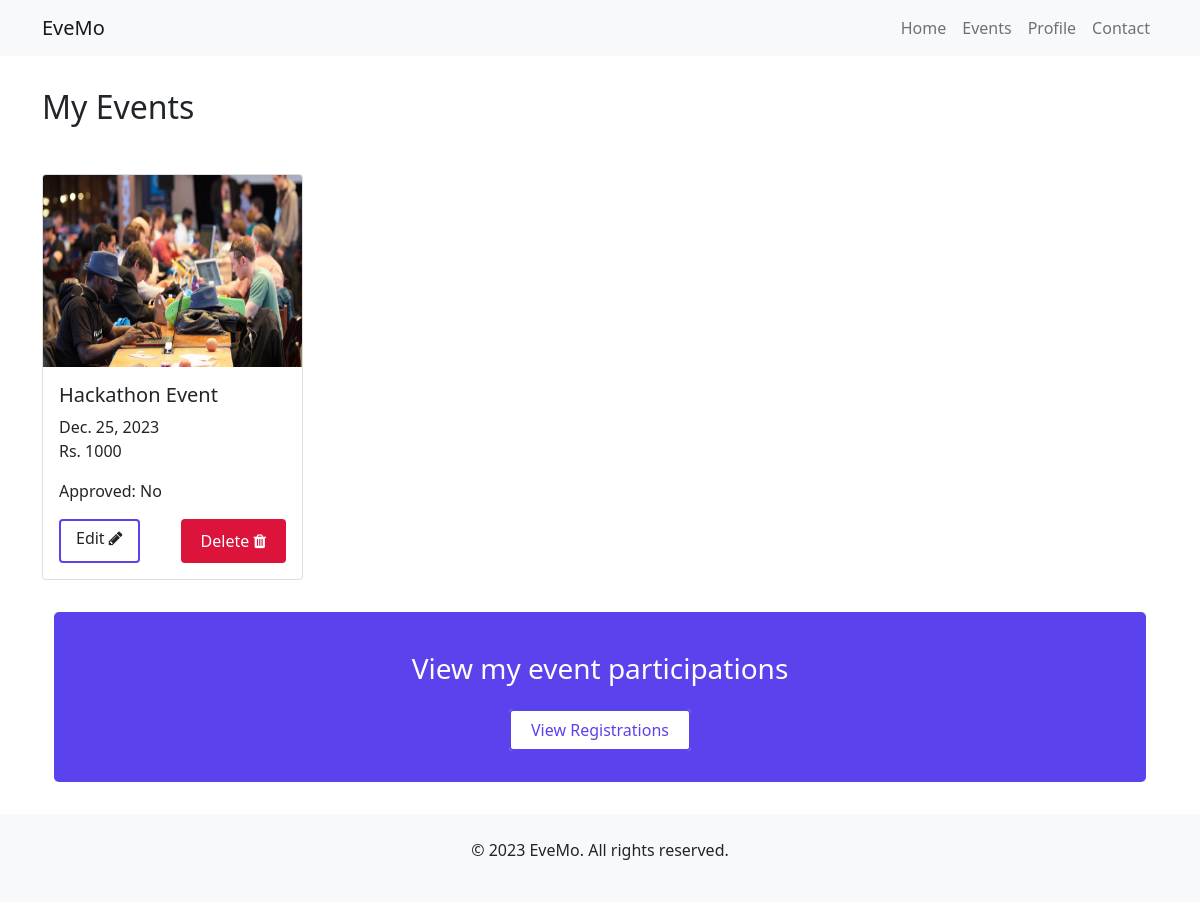
/my-events/ (signed in), run on the app's committed database.
### events/models.py (models this page shows, shortened)
class Event(models.Model):
    name = models.CharField(max_length=250)
    location = models.CharField(max_length=250,blank=True,null=True)
    date = models.DateField()
    time = models.TimeField()
    phone_number = models.CharField(max_length=10)
    price = models.PositiveIntegerField(default=0)
    organizer = models.CharField(max_length=250)
    cover = models.ImageField(upload_to='events/')
    description = models.TextField()
    featured = models.BooleanField(default=False)
    user = models.ForeignKey(User,related_name='events',on_delete=models.CASCADE)
    approved = models.BooleanField(default=False)
    timestamp = models.DateTimeField(auto_now_add=True)
    class Meta:
        ordering = ['-id',]
    @property
    def get_absolute_url(self):
        return reverse('event-detail',args=[self.pk])

### events/views.py (the view)
# urls.py: path('my-events/',my_events,name='my-events'),
@login_required(login_url='login')
def my_events(request):
    user = request.user
    events = Event.objects.filter(user=user)
    context = {
        "events":events
    }
    return render(request,'events/my_events.html',context=context)

### templates/events/my_events.html (shortened to what this page needs)
{% extends 'base.html' %}
{% load static %}
  {% block content %}
  <div class="container">
    <div style="display: flex;align-items: center;justify-content: space-between;">
        <div><h2 style="margin:1em 0;">My Events</h2></div>
    </div>
    <div class="row mt-3">
        {% for event in events %}
        <div class="col-md-3">
            <div class="card">
                <img src="{{event.cover.url}}" class="card-img-top" alt="Event Name">
                <div class="card-body">
                  <a href="{{event.get_absolute_url}}"><h5 class="card-title">{{event.name}}</h5></a>
                  <p class="card-text">{{event.date}} <br> Rs. {{event.price}} </p>
                  <p class="card-text">Approved: {% if event.approved %}Yes{%else%}No{%endif%}</p>
                  <div class="d-flex justify-content-between">
                    <a href="{% url 'edit-event' event.pk %}" class="secondary">Edit <i class="fa fa-pencil"></i></a>
                    <a href="{% url 'delete-event' event.pk %}" class="primary" style="background: crimson;color: white;">Delete <i class="fa fa-trash"></i></a>
                  </div>
                </div>
              </div>
        </div>
        {% endfor %}
    </div>
    <div class="container" style="margin: 2em 0;">
        <div class="banner">
            <h3>View my event participations</h3>
            <br>
            <a href="{% url 'my-registrations' %}" class="white-btn">View Registrations</a>
          </div>
      </div>
</div>
{% endblock content %}

### staticfiles/style.css (style rules this page uses)
.primary { background-color: #5a42ec; color: white; padding: 10px 20px; border: none; border-radius: 4px; }
.secondary { background-color: transparent; color: #5a42ec; border: 2px solid #5a42ec; padding: 5px 15px; border-radius: 4px; text-decoration: none; }
.card a { text-decoration: none; color: inherit; }
.banner { background-color: #5a42ec; color: white; text-align: center; padding: 40px 20px; border-radius: 5px; }
.white-btn { background-color: white; color: #5a42ec; padding: 8px 20px; border: 2px solid #5a42ec; border-radius: 4px; text-decoration: none; transition: background-color 0.3s ease, color 0.3s ease; }
.card-img-top { height: 12rem !important; }

### data on the page
Event: cover (picture), name "Hackathon Event", date "Dec. 25, 2023", price "1000", approved "No"
